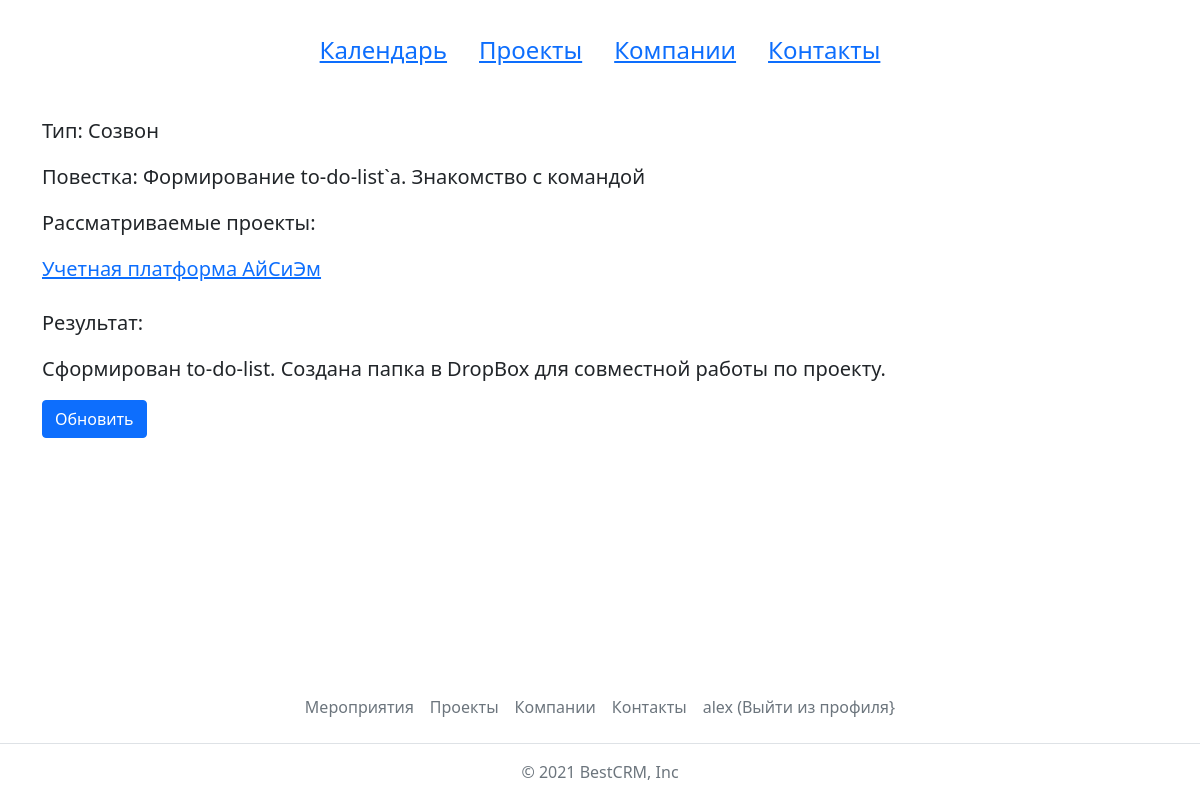
/events/38/ (signed in), run on the app's committed database.
### crm/models.py (models this page shows, shortened)
class Event(models.Model):
    type_list = [
        ('consult', 'Консультация'),
        ('discuss', 'Обсуждение'),
        ('call', 'Созвон'),
        ('due_dil', 'Контрактация'),
        ('formal', 'Формальная проверка')
    ]
    projects = models.ManyToManyField(Project, related_name='events', verbose_name='Проекты')
    type = models.CharField(max_length=7, choices=type_list, verbose_name='Категория')
    description = models.TextField(verbose_name='Описание')
    date = models.DateField(blank=True, null=True, verbose_name='Дата')
    time = models.TimeField(blank=True, null=True, verbose_name='Время')
    invited_persons = models.ManyToManyField(User, blank=True, verbose_name='Приглашенные сотрудники')
    result = models.TextField(blank=True, null=True, verbose_name='Результат')
    author = models.ForeignKey(
        User,
        blank=True,
        null=True,
        on_delete=models.SET_NULL,
        related_name='events',
        verbose_name='Автор события'
    )
    small = models.BooleanField(default=True, verbose_name='Локальное событие')
    class Meta:
        verbose_name = 'Событие'
        verbose_name_plural = 'События'

class Project(models.Model):
    name = models.CharField(max_length=500, unique=True, verbose_name='Короткое название проекта')
    full_name = models.CharField(max_length=500, unique=True, blank=True, verbose_name='Полное название проекта')
    description = models.TextField(null=True, verbose_name='Описание')
    start_date = models.DateField(null=True, verbose_name='Начало проекта')
    end_date = models.DateField(null=True, verbose_name='Окончание проекта')
    grant = models.FloatField(null=True, verbose_name='Грант')
    full_cost = models.FloatField(null=True, verbose_name='Бюджет проекта')
    company = models.ForeignKey(Company, on_delete=models.CASCADE, related_name='projects', verbose_name='Компания')
    contacts = models.ManyToManyField(Contact, related_name='projects', verbose_name='Контакты')
    class Meta:
        verbose_name = 'Проект'
        verbose_name_plural = 'Проекты'

### crm/views.py (the view)
# urls.py: path('events/<event_id>/', views.event_details_view, name='event_details'),
@login_required
def event_details_view(request, event_id):
    event = Event.objects.get(id=event_id)
    ctx = {
        'event': event
    }
    return render(request, 'crm/event_details.html', ctx)

### crm/templates/crm/event_details.html (shortened to what this page needs)
{% extends 'base.html'%}
{% block content %}
<div class="fs-5">
  <p>Тип: {{event.get_type_display}}</p>
  <p>Повестка: {{event.description}}</p>
  <p>Рассматриваемые проекты:</p>
  <div class="d-flex flex-column pb-4">
    {% for project in event.projects.all %}
    <a href="{% url 'project_details' project.id %}">{{project.name}}</a>
    {% empty %}
    Список пуст
    {% endfor %}
  </div>
  <p>Результат:</p>
  {% if event.result is None %}
  <a href="{% url 'event_result_add' event.id %}">Добавить результат</a>
  {% else %}
  <p>{{ event.result }}</p>
  {% endif %}
  </div>
  <a class="btn btn-primary" href="{% url 'event_update' event.id %}">Обновить</a>
{% endblock %}

### crm/templates/base.html (shortened to what this page needs)
{% load static %}
{% load crispy_forms_tags %}
<!DOCTYPE html>
<html class="h-100" lang="ru">
<head>
    <link href="https://cdn.jsdelivr.net/npm/bootstrap@5.1.1/dist/css/bootstrap.min.css" rel="stylesheet">
</head>
<body class="d-flex flex-column h-100">
<header>
  <div class="container p-3 fs-4">
    <div class="d-flex justify-content-center">
      <a class="m-3" href="{% url 'events' %}">Календарь</a>
      <a class="m-3" href="{% url 'projects' %}">Проекты</a>
      <a class="m-3" href="{% url 'companies' %}">Компании</a>
      <a class="m-3" href="{% url 'contacts' %}">Контакты</a>
    </div>
  </div>
</header>
<div class="container mt-3">
  {% block content %}
  {% endblock %}
</div>
<footer class="footer mt-auto">
    <ul class="nav justify-content-center border-bottom pb-3 mb-3">
        <li class="nav-item">
            <a class="nav-link px-2 text-muted" href="#">Мероприятия</a>
        </li>
        <li class="nav-item">
            <a class="nav-link px-2 text-muted" href="#">Проекты</a>
        </li>
        <li class="nav-item">
            <a class="nav-link px-2 text-muted" href="#">Компании</a>
        </li>
        <li class="nav_item">
            <a class="nav-link px-2 text-muted" href="#">Контакты</a>
        </li>
        <li class="nav_item">
            {% if not user.is_authenticated %}
            <a class="nav-link px-2 text-muted" href="{% url 'login' %}">Авторизация</a>
            {% else %}
            <a class="nav-link px-2 text-muted" href="{% url 'logout' %}">{{user}} (Выйти из профиля}</a>
            {% endif %}
        </li>
    </ul>
    <p class="text-center text-muted">© 2021 BestCRM, Inc</p>
</footer>
</body>
</html>

### data on the page
Event: type "Созвон", description "Формирование to-do-list`a. Знакомство с командой", result "Сформирован to-do-list. Создана папка в DropBox для совместной работы по проекту."
Project: name "Учетная платформа АйСиЭм"

### other printed values
{{ user }} "alex"
